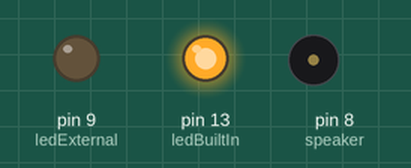
A sketch run on a simulated Arduino Uno, built with avr-gcc and run on an emulated ATmega328P. Parts: output pins drawn as LEDs (lit = HIGH), buzzer (waves = sounding).

Above: at 0.05 s.
At 1.1 s:
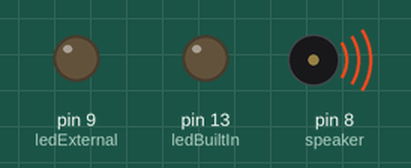
At 4.6 s:
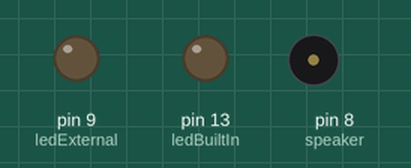
At 6.78 s:
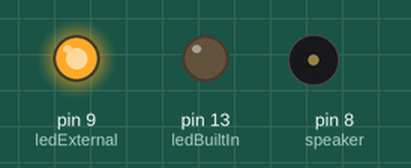
Timing chart, 0 to 8.0 s (numbered marks = the images above):
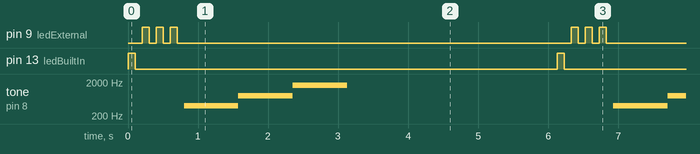

Measured:
- by itself, pin 9 (ledExternal): repeats every 6.1 s: 2 × (LOW 0.10 s, HIGH 0.10 s), LOW 5.6 s, HIGH 0.10 s
- by itself, pin 13 (ledBuiltIn): alternates HIGH for 0.10 s and LOW for 6.0 s
- by itself, tone on pin 8 (speaker): repeats every 6.1 s: 800 Hz 0.78 s, 1600 Hz 0.78 s, silent 3.8 s, 400 Hz 0.78 s

The sketch:

Unouno.ino
```cpp
const int ledBuiltIn = LED_BUILTIN;
const int ledExternal = 9;
const int speaker = 8;

int standart_pause = 3000;
int blinkDuration = 100;
int speakerDuration = 777;

void setup() {

  pinMode(ledBuiltIn, OUTPUT);
  pinMode(ledExternal, OUTPUT);
  pinMode(speaker, OUTPUT);

}

void loop() {

  blink_work();
  main_program();
  delay(standart_pause);

}

void blink_work() {

  digitalWrite(ledBuiltIn, HIGH);
  delay(blinkDuration);

  digitalWrite(ledBuiltIn, LOW);
  delay(blinkDuration);

}

void main_program() {

  for (int i = 0; i < 3; i++) {

    digitalWrite(ledExternal, HIGH);
    delay(blinkDuration);

    digitalWrite(ledExternal, LOW);
    delay(blinkDuration);

  }

  tone(speaker, 400);
  delay(speakerDuration);

  tone(speaker, 800);
  delay(speakerDuration);

  tone(speaker, 1600);
  delay(speakerDuration);

  noTone(speaker);

}
```
